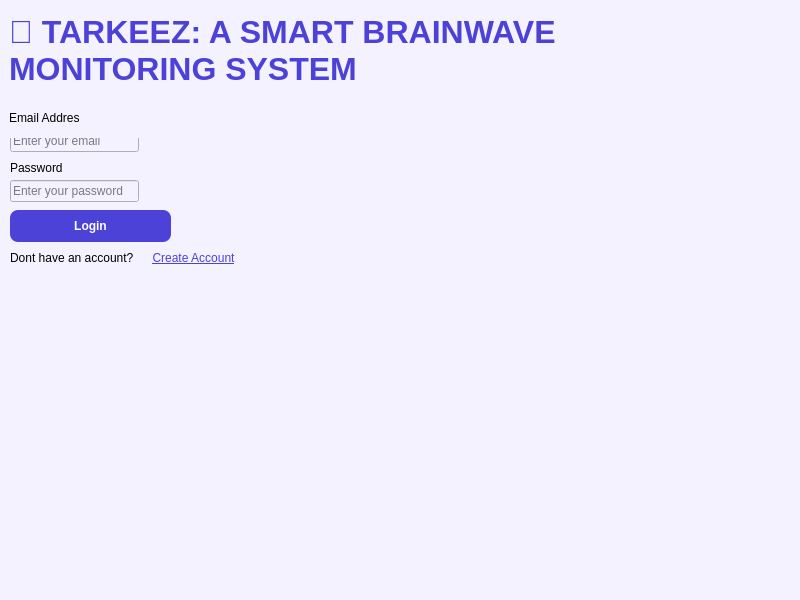
<?xml version="1.0" encoding="UTF-8"?>
<ui version="4.0">
 <class>TarkeezApps</class>
 <widget class="QMainWindow" name="TarkeezApps">
  <property name="geometry">
   <rect>
    <x>0</x>
    <y>0</y>
    <width>800</width>
    <height>600</height>
   </rect>
  </property>
  <property name="windowTitle">
   <string>MainWindow</string>
  </property>
  <property name="styleSheet">
   <string notr="true">background-color: #F4F2FF;
</string>
  </property>
  <property name="tabShape">
   <enum>QTabWidget::Triangular</enum>
  </property>
  <widget class="QWidget" name="centralwidget">
   <widget class="QLabel" name="lblTitle">
    <property name="enabled">
     <bool>false</bool>
    </property>
    <property name="geometry">
     <rect>
      <x>9</x>
      <y>9</y>
      <width>681</width>
      <height>82</height>
     </rect>
    </property>
    <property name="font">
     <font>
      <pointsize>24</pointsize>
      <weight>75</weight>
      <bold>true</bold>
     </font>
    </property>
    <property name="layoutDirection">
     <enum>Qt::LeftToRight</enum>
    </property>
    <property name="autoFillBackground">
     <bool>false</bool>
    </property>
    <property name="styleSheet">
     <string notr="true">color: #4C42D7;</string>
    </property>
    <property name="text">
     <string>🧠 TARKEEZ: A SMART BRAINWAVE
MONITORING SYSTEM</string>
    </property>
    <property name="alignment">
     <set>Qt::AlignJustify|Qt::AlignVCenter</set>
    </property>
   </widget>
   <widget class="QLabel" name="lblEmail">
    <property name="geometry">
     <rect>
      <x>9</x>
      <y>97</y>
      <width>181</width>
      <height>41</height>
     </rect>
    </property>
    <property name="text">
     <string>Email Addres</string>
    </property>
   </widget>
   <widget class="QLineEdit" name="txtEmail">
    <property name="geometry">
     <rect>
      <x>10</x>
      <y>130</y>
      <width>129</width>
      <height>22</height>
     </rect>
    </property>
    <property name="placeholderText">
     <string>Enter your email</string>
    </property>
   </widget>
   <widget class="QLabel" name="lblPassword">
    <property name="geometry">
     <rect>
      <x>10</x>
      <y>160</y>
      <width>55</width>
      <height>16</height>
     </rect>
    </property>
    <property name="text">
     <string>Password</string>
    </property>
   </widget>
   <widget class="QLineEdit" name="txtPassword">
    <property name="geometry">
     <rect>
      <x>10</x>
      <y>180</y>
      <width>129</width>
      <height>22</height>
     </rect>
    </property>
    <property name="echoMode">
     <enum>QLineEdit::Password</enum>
    </property>
    <property name="dragEnabled">
     <bool>false</bool>
    </property>
    <property name="placeholderText">
     <string>Enter your password</string>
    </property>
   </widget>
   <widget class="QPushButton" name="btnLogin">
    <property name="geometry">
     <rect>
      <x>10</x>
      <y>210</y>
      <width>161</width>
      <height>32</height>
     </rect>
    </property>
    <property name="styleSheet">
     <string notr="true">QPushButton {
    background-color: #4C42D7;
    color: white;
    border-radius: 8px;
    padding: 8px;
    font-weight: bold;
}
QPushButton:hover {
    background-color: #5E56E0;
}</string>
    </property>
    <property name="text">
     <string>Login</string>
    </property>
   </widget>
   <widget class="QPushButton" name="btnSignUp">
    <property name="geometry">
     <rect>
      <x>150</x>
      <y>250</y>
      <width>87</width>
      <height>16</height>
     </rect>
    </property>
    <property name="styleSheet">
     <string notr="true">QPushButton {
    background-color: transparent;
    color: #4C42D7;
    border: none;
    text-decoration: underline;
}
QPushButton:hover {
    color: #6A60E0;
}
</string>
    </property>
    <property name="text">
     <string>Create Account</string>
    </property>
   </widget>
   <widget class="QLabel" name="label">
    <property name="geometry">
     <rect>
      <x>10</x>
      <y>250</y>
      <width>129</width>
      <height>16</height>
     </rect>
    </property>
    <property name="text">
     <string>Dont have an account?</string>
    </property>
   </widget>
   <widget class="QLabel" name="Tarkeezimage">
    <property name="geometry">
     <rect>
      <x>450</x>
      <y>100</y>
      <width>151</width>
      <height>151</height>
     </rect>
    </property>
    <property name="text">
     <string/>
    </property>
    <property name="pixmap">
     <pixmap>../Users/ASUS/OneDrive - International Islamic University Malaysia/fyp/media/TARKEEZ IMG.jpeg</pixmap>
    </property>
    <property name="scaledContents">
     <bool>true</bool>
    </property>
   </widget>
   <zorder>txtEmail</zorder>
   <zorder>lblEmail</zorder>
   <zorder>lblPassword</zorder>
   <zorder>txtPassword</zorder>
   <zorder>btnLogin</zorder>
   <zorder>lblTitle</zorder>
   <zorder>btnSignUp</zorder>
   <zorder>label</zorder>
   <zorder>Tarkeezimage</zorder>
  </widget>
  <widget class="QStatusBar" name="statusbar"/>
  <widget class="QMenuBar" name="menubar">
   <property name="geometry">
    <rect>
     <x>0</x>
     <y>0</y>
     <width>800</width>
     <height>21</height>
    </rect>
   </property>
  </widget>
 </widget>
 <resources/>
 <connections/>
</ui>
